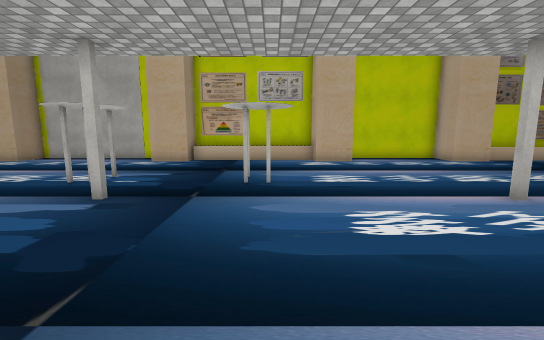
view 1 (above)

19 first-person views from a walk through a scene from a Unity 3-D project. The camera is 1.4 m above the floor, tilts 8° down and sees 90° across. The floor is counted in squares, 1 m on a side. Each view is taken from the middle of a square. On the plan, view 1 faces up. The plan holds only what a view shows up to about 13 squares ahead; the rest is blank. The place goes on beyond the plan. The player character is not drawn. Some surface patterns are stand-ins.

view 2
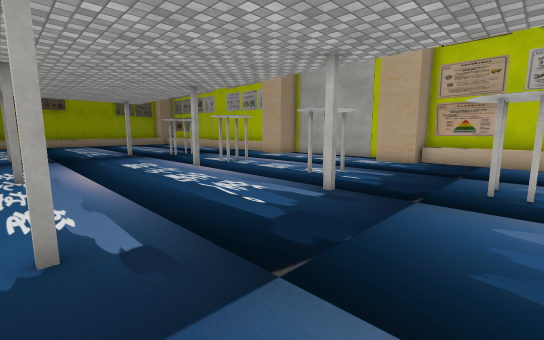

view 3
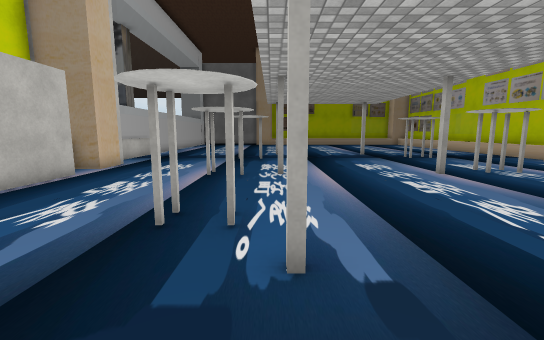

view 4
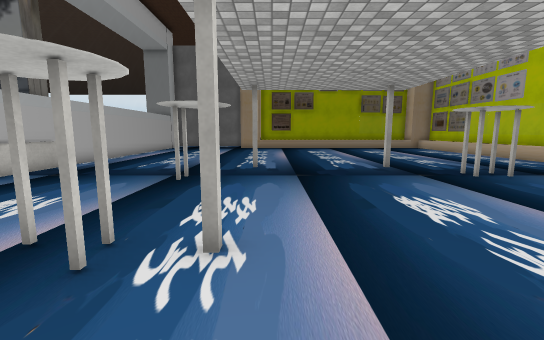

view 5
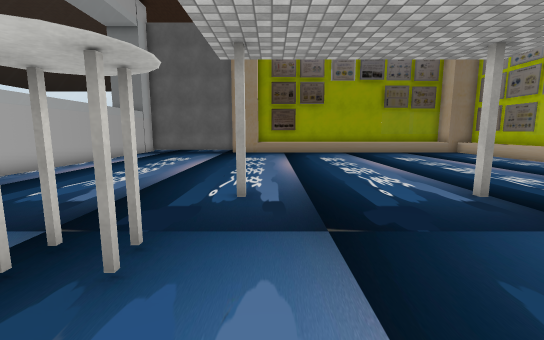

view 6
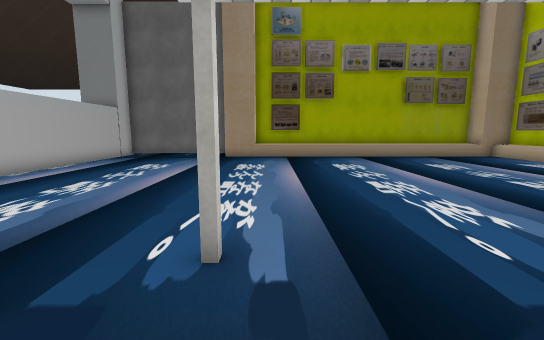

view 7
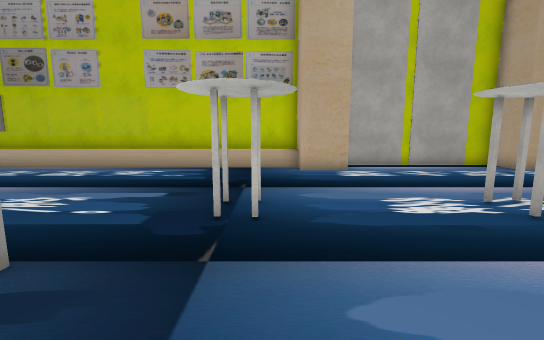

view 8
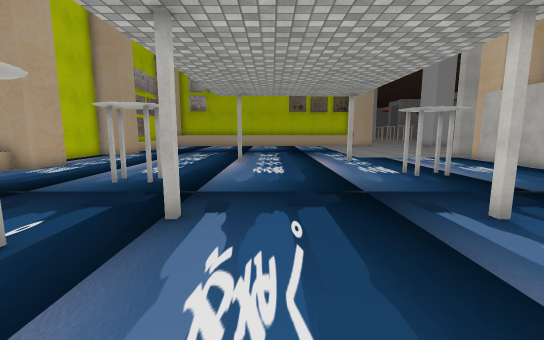

view 9
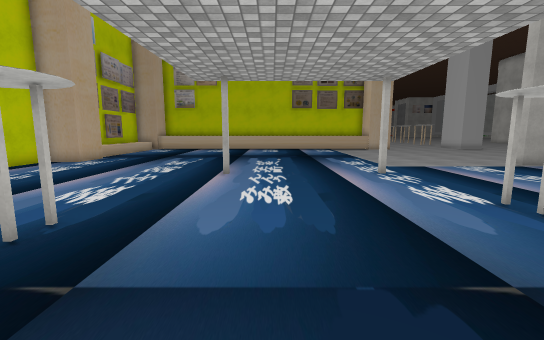

view 10
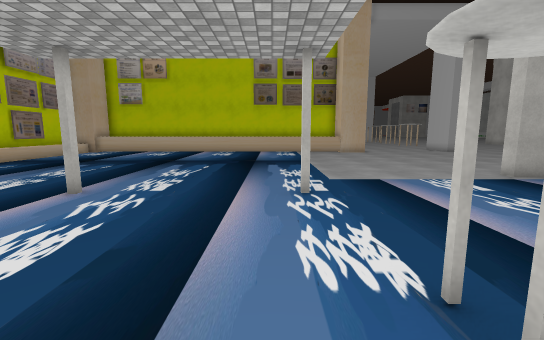

view 11
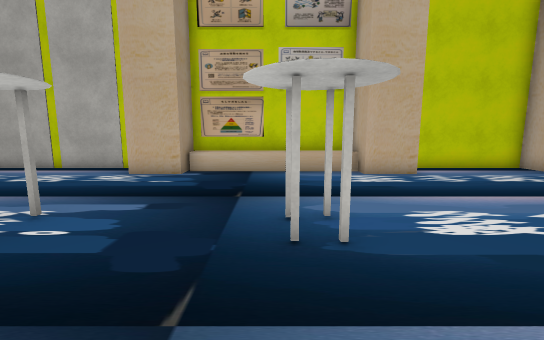

view 12
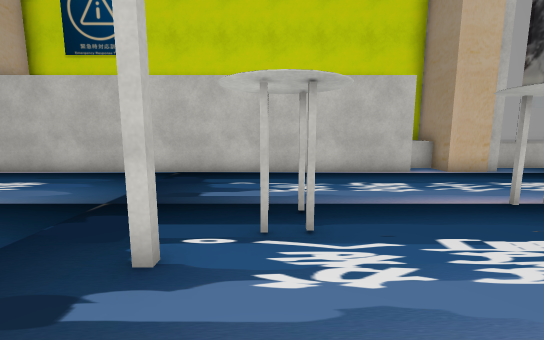

view 13
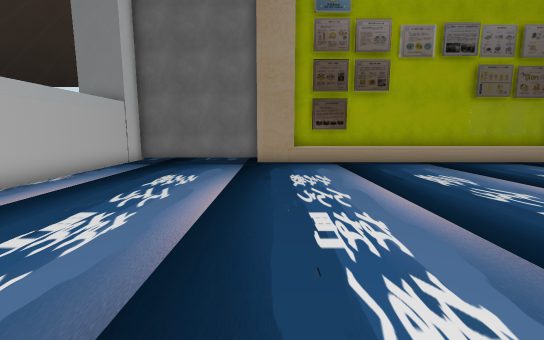

view 14
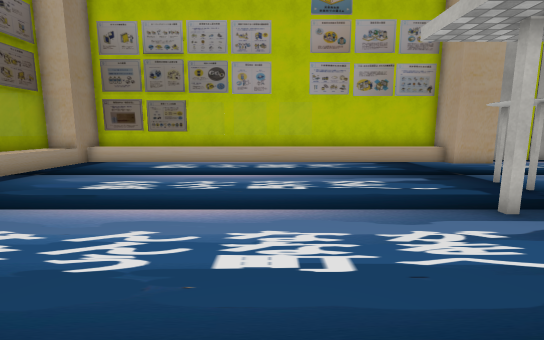

view 15
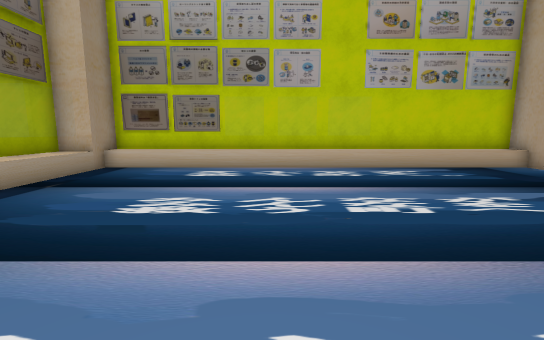

view 16
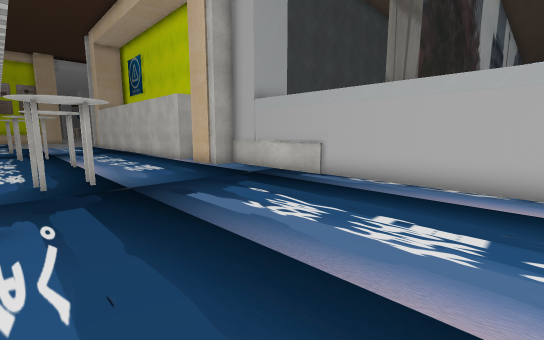

view 17
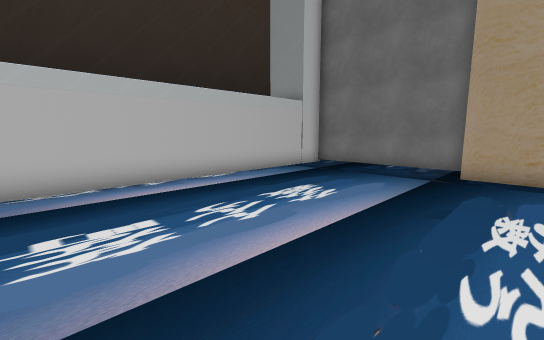

view 18
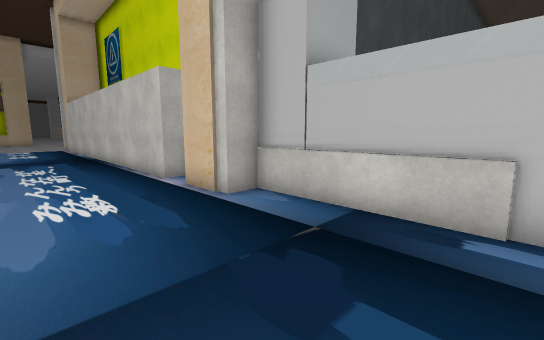

view 19
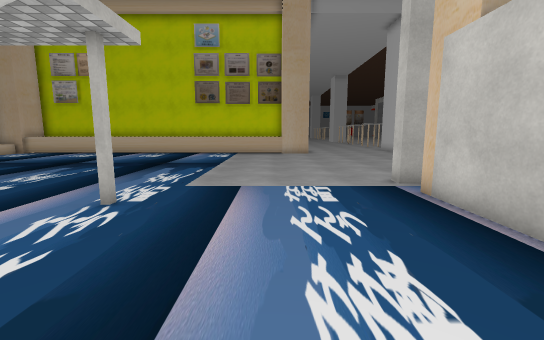

### Floor plan
Key: @ floor where view 1 was taken; # wall or solid block; . floor; = window, fence, low wall or low ledge; ^ raised ledge; v drop or lower ground; O other object.
Columns run from 31 left of view 1 to 13 right of it. Each row starts with its distance up from view 1.
 15 #####=======######################  #####
 14 #^^^^^=====^^^^^^^ #.....###^^^^^#  ....#  ^
 13 #................###.....###.....###....##..
 12 =...........................................
 11 =...........................................
 10 =..........................................
  9 =............................................
  8 ^..............O..............O..............
  7 ^..............OO...OO....O....O.............
  6 ^............#.............#.................
  5 ^...........................................
  4 ^............................................
  3 ^............................................
  2 ^............................................
  1 ^............................................
  0 #............#.............#...@....#........
 -1 #...............O....O.........O.............
 -2 #...............O....O....O..................
 -3 .............................................
 -4 .............................................
 -5 .............................................
 -6 .....................                 .......
 -7 ..............====######################.....
 -8 ##############^^^^# ^^                   ....
 -9                     #                     ..
-10
-11                  v
-12                  v
-13                  v
-14                  v
-15                  v
-16                  v
-17                  v

Positions as (right, up) in squares from view 1, and headings:
1: (0, 0), facing up
2: (0, 0), facing up-left
3: (-1, 0), facing left
4: (-7, 1), facing left
5: (-12, 1), facing left
6: (-15, 1), facing left
7: (-15, 3), facing up
8: (-8, 4), facing right
9: (-4, 4), facing right
10: (-1, 1), facing right
11: (-1, 4), facing up
12: (-5, 3), facing down
13: (-18, -1), facing left
14: (-22, 1), facing up
15: (-24, 3), facing up
16: (-23, 0), facing down-right
17: (-21, 0), facing down-left
18: (-18, -3), facing down-right
19: (0, -3), facing right
